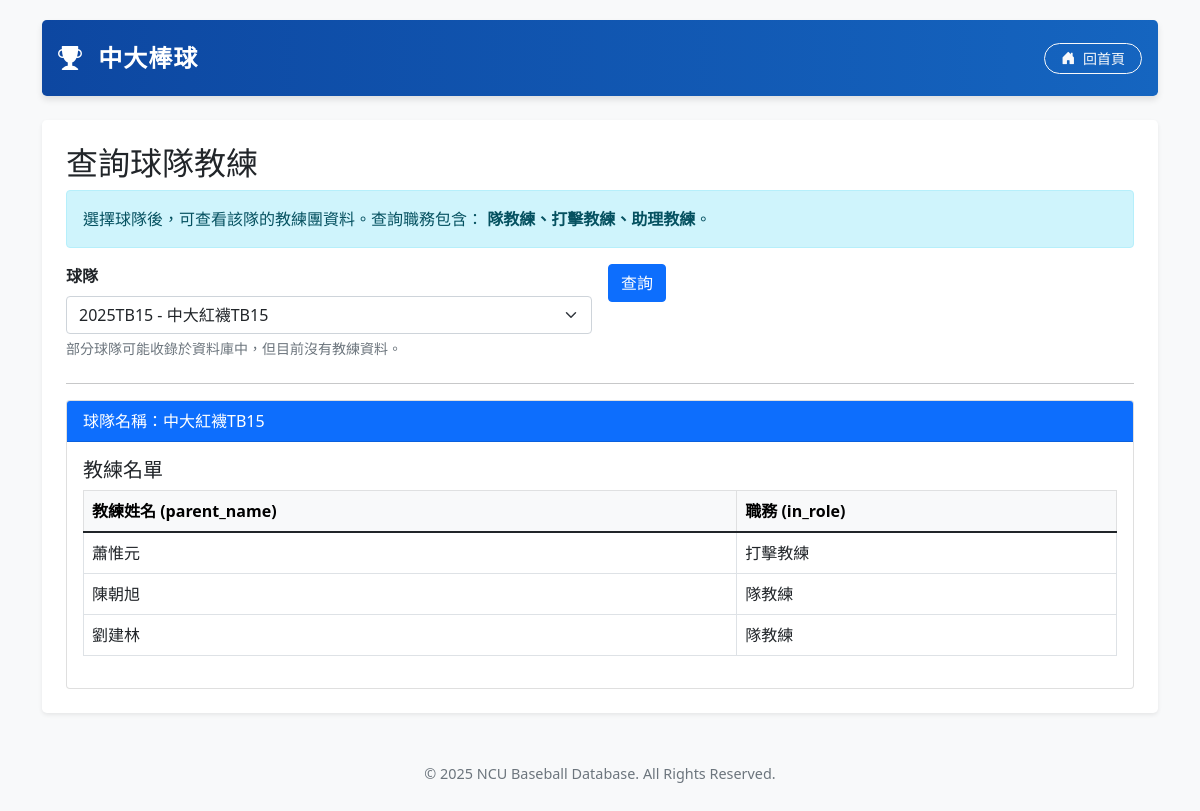
Page /coaches?team_id=2025TB15 on the committed database.
### tables this page shows
CREATE TABLE TEAM (
        team_id TEXT PRIMARY KEY,
        year INTEGER,
        level TEXT,
        team_code TEXT,
        team_name TEXT,
        timeslot TEXT,
        place TEXT,
        timeslot_night TEXT,
        place_night TEXT,
        timeslot_rain TEXT,
        place_rain TEXT
    );

CREATE TABLE TEAM_PARENT (
        family_id TEXT,
        code TEXT,
        team_id TEXT,
        in_role TEXT,
        PRIMARY KEY (family_id, code, team_id, in_role),
        FOREIGN KEY (family_id, code) REFERENCES PARENT (family_id, code),
        FOREIGN KEY (team_id) REFERENCES TEAM (team_id)
    );

CREATE TABLE PARENT (
        family_id TEXT,
        code TEXT,
        parent_name TEXT,
        nick_name TEXT,
        phone TEXT,
        email TEXT,
        PRIMARY KEY (family_id, code)
    );

### main.py (the view)
@app.route('/coaches', methods=['GET'])
def search_coaches():
    team_id = request.args.get('team_id')
    result = None
    error = None
    team_options = db_util.get_team_options()
    if team_id:
        team_id = team_id.strip() # 去除前後空白
        result = db_util.query_team_coaches(team_id)
        if not result:
            if db_util.team_exists(team_id):
                error = "資料庫中有這支球隊，但目前沒有隊教練、打擊教練或助理教練資料。"
            else:
                error = "查無這支球隊。"
    return render_template('coaches.html', result=result, search_id=team_id, error=error, team_options=team_options)

### db_util.py (called while the page is built)
def get_db_connection():
    conn = sqlite3.connect(DB_NAME)
    conn.row_factory = sqlite3.Row
    return conn

def _team_display_label(team_id, team_name):
    if team_name:
        return f"{team_id} - {team_name}"
    return team_id

def get_team_options():
    conn = get_db_connection()
    cursor = conn.cursor()
    query = '''
    SELECT team_id, team_name, year, level
    FROM TEAM
    WHERE team_id IS NOT NULL AND team_id != ''
    ORDER BY year DESC, level, team_name
    '''
    cursor.execute(query)
    rows = cursor.fetchall()
    conn.close()
    return [
        {
            'team_id': row['team_id'],
            'team_name': row['team_name'],
            'display_label': _team_display_label(row['team_id'], row['team_name']),
            'year': row['year'],
            'level': row['level']
        }
        for row in rows
    ]

def query_team_coaches(team_id):
    conn = get_db_connection()
    cursor = conn.cursor()
    query = '''
    SELECT
        T.team_name,
        P.parent_name,
        TP.in_role
    FROM TEAM T
    JOIN TEAM_PARENT TP ON T.team_id = TP.team_id
    JOIN PARENT P ON TP.family_id = P.family_id AND TP.code = P.code
    WHERE T.team_id = ?
      AND TP.in_role IN ('隊教練', '打擊教練', '助理教練')
    '''
    cursor.execute(query, (team_id,))
    rows = cursor.fetchall()
    conn.close()
    if not rows:
        return None
    result = {
        'team_name': rows[0]['team_name'] or team_id,
        'coaches': []
    }
    for row in rows:
        result['coaches'].append({
            'name': row['parent_name'],
            'role': row['in_role']
        })
    return result

### templates/coaches.html (shortened to what this page needs)
{% extends "layout.html" %}
{% block content %}
<h2>查詢球隊教練</h2>
<div class="alert alert-info">
    選擇球隊後，可查看該隊的教練團資料。查詢職務包含：
    <strong>隊教練、打擊教練、助理教練</strong>。
</div>
<form class="row g-3 mb-4">
    <div class="col-md-6">
        <label class="form-label fw-bold">球隊</label>
        <select name="team_id" class="form-select" required>
            {% for team in team_options %}
            <option value="{{ team.team_id }}" {% if search_id == team.team_id %}selected{% endif %}>
                {{ team.display_label }}
            </option>
            {% endfor %}
        </select>
        <div class="form-text">部分球隊可能收錄於資料庫中，但目前沒有教練資料。</div>
    </div>
    <div class="col-auto">
        <button type="submit" class="btn btn-primary">查詢</button>
    </div>
</form>
<hr>
{% if result %}
    <div class="card">
        <div class="card-header bg-primary text-white">
            球隊名稱：{{ result.team_name }}
        </div>
        <div class="card-body">
            <h5 class="card-title">教練名單</h5>
            <table class="table table-bordered">
                <thead class="table-light">
                    <tr>
                        <th>教練姓名 (parent_name)</th>
                        <th>職務 (in_role)</th>
                    </tr>
                </thead>
                <tbody>
                    {% for coach in result.coaches %}
                    <tr>
                        <td>{{ coach.name }}</td>
                        <td>{{ coach.role }}</td>
                    </tr>
                    {% else %}
                    <tr>
                        <td colspan="2" class="text-center">此球隊沒有上述職務的教練資料</td>
                    </tr>
                    {% endfor %}
                </tbody>
            </table>
        </div>
    </div>
{% elif error %}
    <div class="alert alert-danger">{{ error }}</div>
{% endif %}
{% endblock %}

### templates/layout.html (style rules this page uses)
body { padding-top: 20px; padding-bottom: 40px; background-color: #f8f9fa; }

### rows in the picture
TEAM: team_name "中大紅襪TB15"
TEAM_PARENT: name "蕭惟元", role "打擊教練"
TEAM_PARENT: name "陳朝旭", role "隊教練"
TEAM_PARENT: name "劉建林", role "隊教練"

### other values in the picture
form field team_id "2025TB15 - 中大紅襪TB15"
